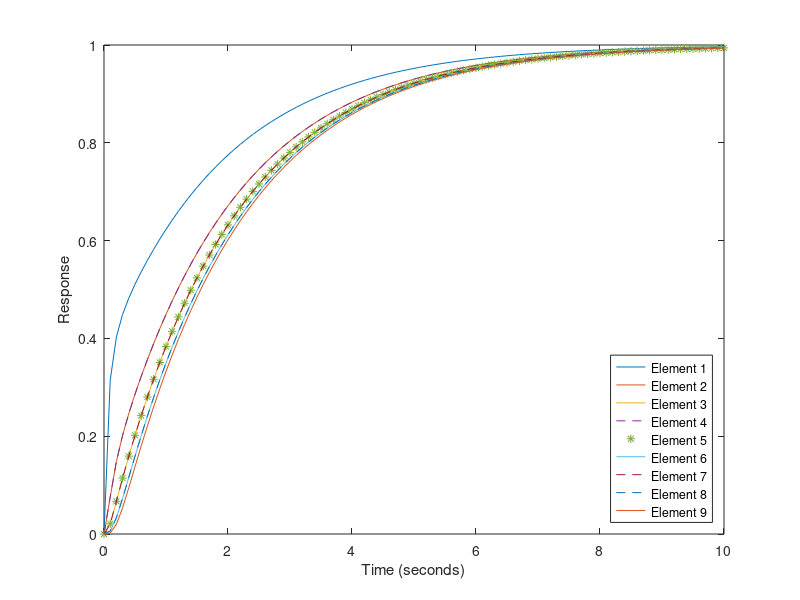

MATLAB code to generate this figure: (Note: this script raises an error after producing the figure.)
%%% ME 599: Cohesive Networks
%%% William Howe
%%% HW 1

close all; clear all; clc;
addpath('/Users/williamhowe/Desktop/UW')
%% Problem 1a
gamma = 20; 

K = [1,-1/3,0,-1/3,0,0,0,0,0;...
    -1/3,1,-1/3,0,-1/3,0,0,0,0;...
    0,-1/2,1,0,0,-1/2,0,0,0;...
    -1/3,0,0,1,-1/3,0,-1/3,0,0;...
    0,-1/4,0,-1/4,1,-1/4,0,-1/4,0;...
    0,0,-1/3,0,-1/3,1,0,0,-1/3;...
    0,0,0,-1/2,0,0,1,-1/2,0;...
    0,0,0,0,-1/3,0,-1/3,1,-1/3;...
    0,0,0,0,0,-1/2,0,-1/2,1];

A = -gamma*K;
B_hat = [1/3;0;0;0;0;0;0;0;0];
B = gamma*B_hat; 
disp('Eigen values of A Matrix:')
eig_A = eig(A)


%% Problem 1b
C = eye(9);
D = zeros(9,1);

% continuous time state space model
sys = ss(A,B,C,D);

% time steps and input applied
t = 0:.1:10; u = ones(length(t),1);

[y,t] = lsim(sys,u,t);

figure(1)
plot(t,y(:,1),t,y(:,2),t,y(:,3),t,y(:,4),'--',t,y(:,5),'*',t,y(:,6),t,y(:,7),'--',t,y(:,8),'--',t,y(:,9))

legend({'Element 1','Element 2','Element 3','Element 4','Element 5','Element 6','Element 7','Element 8','Element 9'},'location','SouthEast')
xlabel('Time (seconds)')
ylabel('Response')

S = lsiminfo(y,t);

Set_Time = [S.SettlingTime];
disp('System Settling Time (seconds)')
Ts = max(Set_Time)

%% Problem 1d
% time step discretized system
dt = (Ts/1000);

%calculating gamma max based on minimum eigen value 
gamma_max = 2/(dt*min(abs(eig_A)));

P = eye(9) - (gamma_max/10)*dt*K;
Bd = dt*gamma_max/10*B_hat;

% discrete state space model
sys2 = ss(P,Bd,C,D,dt);
t = 0:dt:10; u = ones(length(t),1);
[Y,T] = lsim(sys2,u,t);

figure(2)

plot(T,Y(:,1),T,Y(:,2),T,Y(:,3),T,Y(:,4),'--',T,Y(:,5),'*',T,Y(:,6),T,Y(:,7),'--',T,Y(:,8),'--',T,Y(:,9))
legend({'Element 1','Element 2','Element 3','Element 4','Element 5','Element 6','Element 7','Element 8','Element 9'},'location','SouthEast')
xlabel('Time (seconds)')
ylabel('Response')

%% Problem 1e

K = [1,-1/3,0,-1/3,0,0,0,0,0;...
    -1/4,1,-1/4,0,-1/4,0,0,0,0;...
    0,-1/3,1,0,0,-1/3,0,0,0;...
    -1/4,0,0,1,-1/4,0,-1/4,0,0;...
    0,-1/5,0,-1/5,1,-1/5,0,-1/5,0;...
    0,0,-1/4,0,-1/4,1,0,0,-1/4;...
    0,0,0,-1/3,0,0,1,-1/3,0;...
    0,0,0,0,-1/4,0,-1/4,1,-1/4;...
    0,0,0,0,0,-1/3,0,-1/3,1];


B_hat = [1/3;1/4;1/3;1/4;1/5;1/4;1/3;1/4;1/3];


A = -gamma*K;
B = gamma*B_hat; 
disp('Eigen values of new A Matrix:')
eig_A = eig(A)

sys = ss(A,B,C,D);
t = 0:.01:10; u = ones(length(t),1);

[y,t] = lsim(sys,u,t);

figure(3)
plot(t,y(:,1),t,y(:,2),t,y(:,3),t,y(:,4),'--',t,y(:,5),'*',t,y(:,6),t,y(:,7),'--',t,y(:,8),'--',t,y(:,9))

legend({'Element 1','Element 2','Element 3','Element 4','Element 5','Element 6','Element 7','Element 8','Element 9'},'location','SouthEast')

xlabel('Time (seconds)')
ylabel('Response')


S = lsiminfo(y,t);

Set_Time = [S.SettlingTime];
disp('System Settling Time (seconds)')
Ts = max(Set_Time)


%figure_update

%% Problem 3.1/2: Bonus
% reiterating K for comparison with generalized K function generator
K = [1,-1/3,0,-1/3,0,0,0,0,0;...
    -1/3,1,-1/3,0,-1/3,0,0,0,0;...
    0,-1/2,1,0,0,-1/2,0,0,0;...
    -1/3,0,0,1,-1/3,0,-1/3,0,0;...
    0,-1/4,0,-1/4,1,-1/4,0,-1/4,0;...
    0,0,-1/3,0,-1/3,1,0,0,-1/3;...
    0,0,0,-1/2,0,0,1,-1/2,0;...
    0,0,0,0,-1/3,0,-1/3,1,-1/3;...
    0,0,0,0,0,-1/2,0,-1/2,1];

% calling function that generates K matrix given size n (for nxn system)
[Knew,Bhat_new] = network_matrix(3,1);
disp('K from NxN simulation code')
Knew
disp('K from simulation minus original K matrix')
Knew - K

%% Problem 3.3
[K,Bhat] = network_matrix(10,1);
gamma = 20; 

A = -gamma*K;
B = gamma*Bhat;
C = eye(100);
D = zeros(100,1);
disp('Pole closest to origin:')
eig_A = eig(A);
-min(abs(eig_A))

sys = ss(A,B,C,D);
t = 0:.01:200; u = ones(length(t),1);

[y,t] = lsim(sys,u,t);

figure(4)
plot(t,y)

xlabel('Time (seconds)')
ylabel('Response')


S = lsiminfo(y,t);

Set_Time = [S.SettlingTime];
disp('System Settling Time (seconds)')
Ts = max(Set_Time)

%% Bonus General function
function [K,Bar] = network_matrix(n,source_connections)
    % where n is the nxn size. n^2 is total number of elements. 
    % source_connections is array of integers that represent what the source
    % connectes to. 
    Kmat = zeros(n^2,n^2);
    Bar = zeros(n^2,1);
    
    % create a matrix that numerically lists out how the elements are
    % organized. 
    element_map = reshape(1:n^2,n,n);
    
    for i = 1:n^2
        
        % seeing if the current element, i, is connected to the source
        if isempty(find(source_connections==i))==0
            connected = 1;
            Bar(i,1) = 1;
        else
            connected = 0;
        end
        neighbors = 0;
        [x,y] = find(element_map == i);
        
        % sees if element adjacent to element i exists, and if so, what 
        % number it is. Then adds a -1 in that space of the number column
        % of the K matrix for the ith row
        try
            Kmat(i,element_map(x-1,y)) = -1;
            neighbors = neighbors +1;
        end
        try
            Kmat(i,element_map(x+1,y)) = -1;
            neighbors = neighbors +1;
        end
        try
            Kmat(i,element_map(x,y-1)) = -1;
            neighbors = neighbors +1;
        end
        try
            Kmat(i,element_map(x,y+1)) = -1;
            neighbors = neighbors +1;
        end

        Kmat(i,:) = Kmat(i,:)/(neighbors+connected);
        Bar(i,1) = Bar(i,1)/(neighbors+connected);
    end
    K = Kmat + eye(n^2);
end

